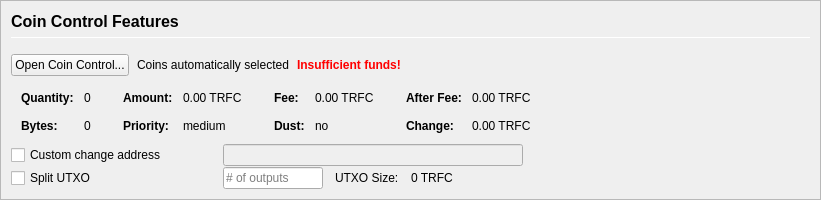
         <widget class="QFrame" name="frameCoinControl">
          <property name="sizePolicy">
           <sizepolicy hsizetype="Expanding" vsizetype="Expanding">
            <horstretch>0</horstretch>
            <verstretch>0</verstretch>
           </sizepolicy>
          </property>
          <property name="maximumSize">
           <size>
            <width>16777215</width>
            <height>16777215</height>
           </size>
          </property>
          <property name="frameShape">
           <enum>QFrame::StyledPanel</enum>
          </property>
          <property name="frameShadow">
           <enum>QFrame::Sunken</enum>
          </property>
          <layout class="QVBoxLayout" name="verticalLayoutCoinControl2">
           <property name="spacing">
            <number>0</number>
           </property>
           <property name="leftMargin">
            <number>0</number>
           </property>
           <property name="topMargin">
            <number>0</number>
           </property>
           <property name="rightMargin">
            <number>0</number>
           </property>
           <property name="bottomMargin">
            <number>0</number>
           </property>
           <item>
            <widget class="QFrame" name="frameCoinControl_BG">
             <layout class="QVBoxLayout" name="verticalLayoutCoinControl" stretch="0,0,0,0,0,0">
              <property name="spacing">
               <number>1</number>
              </property>
              <property name="leftMargin">
               <number>10</number>
              </property>
              <property name="topMargin">
               <number>10</number>
              </property>
              <item>
               <layout class="QHBoxLayout" name="horizontalLayoutCoinControl1">
                <property name="bottomMargin">
                 <number>15</number>
                </property>
                <item>
                 <layout class="QVBoxLayout" name="verticalLayout_3">
                  <property name="spacing">
                   <number>6</number>
                  </property>
                  <item>
                   <widget class="QLabel" name="labelCoinControlFeatures">
                    <property name="sizePolicy">
                     <sizepolicy hsizetype="Preferred" vsizetype="Maximum">
                      <horstretch>0</horstretch>
                      <verstretch>0</verstretch>
                     </sizepolicy>
                    </property>
                    <property name="minimumSize">
                     <size>
                      <width>0</width>
                      <height>20</height>
                     </size>
                    </property>
                    <property name="font">
                     <font>
                      <pointsize>12</pointsize>
                      <weight>75</weight>
                      <bold>true</bold>
                     </font>
                    </property>
                    <property name="styleSheet">
                     <string notr="true">font-weight:bold;</string>
                    </property>
                    <property name="text">
                     <string>Coin Control Features</string>
                    </property>
                   </widget>
                  </item>
                  <item>
                   <widget class="Line" name="line">
                    <property name="minimumSize">
                     <size>
                      <width>0</width>
                      <height>1</height>
                     </size>
                    </property>
                    <property name="maximumSize">
                     <size>
                      <width>16777215</width>
                      <height>1</height>
                     </size>
                    </property>
                    <property name="orientation">
                     <enum>Qt::Horizontal</enum>
                    </property>
                   </widget>
                  </item>
                 </layout>
                </item>
               </layout>
              </item>
              <item>
               <layout class="QHBoxLayout" name="horizontalLayoutCoinControl2" stretch="0,0,0,0">
                <property name="spacing">
                 <number>8</number>
                </property>
                <property name="bottomMargin">
                 <number>10</number>
                </property>
                <item>
                 <widget class="QPushButton" name="pushButtonCoinControl">
                  <property name="styleSheet">
                   <string notr="true"/>
                  </property>
                  <property name="text">
                   <string>Open Coin Control...</string>
                  </property>
                  <property name="autoDefault">
                   <bool>false</bool>
                  </property>
                 </widget>
                </item>
                <item>
                 <widget class="QLabel" name="labelCoinControlAutomaticallySelected">
                  <property name="text">
                   <string>Coins automatically selected</string>
                  </property>
                  <property name="margin">
                   <number>5</number>
                  </property>
                 </widget>
                </item>
                <item>
                 <widget class="QLabel" name="labelCoinControlInsuffFunds">
                  <property name="font">
                   <font>
                    <weight>75</weight>
                    <bold>true</bold>
                   </font>
                  </property>
                  <property name="styleSheet">
                   <string notr="true">color:red;font-weight:bold;</string>
                  </property>
                  <property name="text">
                   <string>Insufficient funds!</string>
                  </property>
                  <property name="margin">
                   <number>5</number>
                  </property>
                 </widget>
                </item>
                <item>
                 <spacer name="horizontalSpacerCoinControl">
                  <property name="orientation">
                   <enum>Qt::Horizontal</enum>
                  </property>
                  <property name="sizeHint" stdset="0">
                   <size>
                    <width>40</width>
                    <height>1</height>
                   </size>
                  </property>
                 </spacer>
                </item>
               </layout>
              </item>
              <item>
               <widget class="QWidget" name="widgetCoinControl" native="true">
                <property name="sizePolicy">
                 <sizepolicy hsizetype="Preferred" vsizetype="Preferred">
                  <horstretch>0</horstretch>
                  <verstretch>0</verstretch>
                 </sizepolicy>
                </property>
                <property name="minimumSize">
                 <size>
                  <width>0</width>
                  <height>0</height>
                 </size>
                </property>
                <property name="styleSheet">
                 <string notr="true"/>
                </property>
                <layout class="QHBoxLayout" name="horizontalLayoutCoinControl5">
                 <property name="leftMargin">
                  <number>0</number>
                 </property>
                 <property name="topMargin">
                  <number>0</number>
                 </property>
                 <property name="rightMargin">
                  <number>0</number>
                 </property>
                 <property name="bottomMargin">
                  <number>0</number>
                 </property>
                 <item>
                  <layout class="QHBoxLayout" name="horizontalLayoutCoinControl3" stretch="0,0,0,1">
                   <property name="spacing">
                    <number>20</number>
                   </property>
                   <property name="topMargin">
                    <number>0</number>
                   </property>
                   <property name="bottomMargin">
                    <number>10</number>
                   </property>
                   <item>
                    <layout class="QFormLayout" name="formLayoutCoinControl1">
                     <property name="horizontalSpacing">
                      <number>10</number>
                     </property>
                     <property name="verticalSpacing">
                      <number>14</number>
                     </property>
                     <property name="leftMargin">
                      <number>10</number>
                     </property>
                     <property name="topMargin">
                      <number>4</number>
                     </property>
                     <property name="rightMargin">
                      <number>6</number>
                     </property>
                     <item row="0" column="0">
                      <widget class="QLabel" name="labelCoinControlQuantityText">
                       <property name="font">
                        <font>
                         <weight>75</weight>
                         <bold>true</bold>
                        </font>
                       </property>
                       <property name="text">
                        <string>Quantity:</string>
                       </property>
                       <property name="margin">
                        <number>0</number>
                       </property>
                      </widget>
                     </item>
                     <item row="0" column="1">
                      <widget class="QLabel" name="labelCoinControlQuantity">
                       <property name="cursor">
                        <cursorShape>IBeamCursor</cursorShape>
                       </property>
                       <property name="contextMenuPolicy">
                        <enum>Qt::ActionsContextMenu</enum>
                       </property>
                       <property name="text">
                        <string notr="true">0</string>
                       </property>
                       <property name="margin">
                        <number>0</number>
                       </property>
                       <property name="textInteractionFlags">
                        <set>Qt::LinksAccessibleByMouse|Qt::TextSelectableByKeyboard|Qt::TextSelectableByMouse</set>
                       </property>
                      </widget>
                     </item>
                     <item row="1" column="0">
                      <widget class="QLabel" name="labelCoinControlBytesText">
                       <property name="font">
                        <font>
                         <weight>75</weight>
                         <bold>true</bold>
                        </font>
                       </property>
                       <property name="text">
                        <string>Bytes:</string>
                       </property>
                      </widget>
                     </item>
                     <item row="1" column="1">
                      <widget class="QLabel" name="labelCoinControlBytes">
                       <property name="cursor">
                        <cursorShape>IBeamCursor</cursorShape>
                       </property>
                       <property name="contextMenuPolicy">
                        <enum>Qt::ActionsContextMenu</enum>
                       </property>
                       <property name="text">
                        <string notr="true">0</string>
                       </property>
                       <property name="textInteractionFlags">
                        <set>Qt::LinksAccessibleByMouse|Qt::TextSelectableByKeyboard|Qt::TextSelectableByMouse</set>
                       </property>
                      </widget>
                     </item>
                    </layout>
                   </item>
                   <item>
                    <layout class="QFormLayout" name="formLayoutCoinControl2">
                     <property name="horizontalSpacing">
                      <number>10</number>
                     </property>
                     <property name="verticalSpacing">
                      <number>14</number>
                     </property>
                     <property name="leftMargin">
                      <number>6</number>
                     </property>
                     <property name="topMargin">
                      <number>4</number>
                     </property>
                     <property name="rightMargin">
                      <number>6</number>
                     </property>
                     <item row="0" column="0">
                      <widget class="QLabel" name="labelCoinControlAmountText">
                       <property name="font">
                        <font>
                         <weight>75</weight>
                         <bold>true</bold>
                        </font>
                       </property>
                       <property name="text">
                        <string>Amount:</string>
                       </property>
                       <property name="margin">
                        <number>0</number>
                       </property>
                      </widget>
                     </item>
                     <item row="0" column="1">
                      <widget class="QLabel" name="labelCoinControlAmount">
                       <property name="cursor">
                        <cursorShape>IBeamCursor</cursorShape>
                       </property>
                       <property name="contextMenuPolicy">
                        <enum>Qt::ActionsContextMenu</enum>
                       </property>
                       <property name="text">
                        <string notr="true">0.00 TRFC</string>
                       </property>
                       <property name="textInteractionFlags">
                        <set>Qt::LinksAccessibleByMouse|Qt::TextSelectableByKeyboard|Qt::TextSelectableByMouse</set>
                       </property>
                      </widget>
                     </item>
                     <item row="1" column="0">
                      <widget class="QLabel" name="labelCoinControlPriorityText">
                       <property name="font">
                        <font>
                         <weight>75</weight>
                         <bold>true</bold>
                        </font>
                       </property>
                       <property name="text">
                        <string>Priority:</string>
                       </property>
                      </widget>
                     </item>
                     <item row="1" column="1">
                      <widget class="QLabel" name="labelCoinControlPriority">
                       <property name="cursor">
                        <cursorShape>IBeamCursor</cursorShape>
                       </property>
                       <property name="contextMenuPolicy">
                        <enum>Qt::ActionsContextMenu</enum>
                       </property>
                       <property name="text">
                        <string>medium</string>
                       </property>
                       <property name="textInteractionFlags">
                        <set>Qt::LinksAccessibleByMouse|Qt::TextSelectableByKeyboard|Qt::TextSelectableByMouse</set>
                       </property>
                      </widget>
                     </item>
                    </layout>
                   </item>
                   <item>
                    <layout class="QFormLayout" name="formLayoutCoinControl3">
                     <property name="horizontalSpacing">
                      <number>10</number>
                     </property>
                     <property name="verticalSpacing">
                      <number>14</number>
                     </property>
                     <property name="leftMargin">
                      <number>6</number>
                     </property>
                     <property name="topMargin">
                      <number>4</number>
                     </property>
                     <property name="rightMargin">
                      <number>6</number>
                     </property>
                     <item row="0" column="0">
                      <widget class="QLabel" name="labelCoinControlFeeText">
                       <property name="font">
                        <font>
                         <weight>75</weight>
                         <bold>true</bold>
                        </font>
                       </property>
                       <property name="text">
                        <string>Fee:</string>
                       </property>
                       <property name="margin">
                        <number>0</number>
                       </property>
                      </widget>
                     </item>
                     <item row="0" column="1">
                      <widget class="QLabel" name="labelCoinControlFee">
                       <property name="cursor">
                        <cursorShape>IBeamCursor</cursorShape>
                       </property>
                       <property name="contextMenuPolicy">
                        <enum>Qt::ActionsContextMenu</enum>
                       </property>
                       <property name="text">
                        <string notr="true">0.00 TRFC</string>
                       </property>
                       <property name="textInteractionFlags">
                        <set>Qt::LinksAccessibleByMouse|Qt::TextSelectableByKeyboard|Qt::TextSelectableByMouse</set>
                       </property>
                      </widget>
                     </item>
                     <item row="1" column="0">
                      <widget class="QLabel" name="labelCoinControlLowOutputText">
                       <property name="font">
                        <font>
                         <weight>75</weight>
                         <bold>true</bold>
                        </font>
                       </property>
                       <property name="text">
                        <string>Dust:</string>
                       </property>
                      </widget>
                     </item>
                     <item row="1" column="1">
                      <widget class="QLabel" name="labelCoinControlLowOutput">
                       <property name="cursor">
                        <cursorShape>IBeamCursor</cursorShape>
                       </property>
                       <property name="contextMenuPolicy">
                        <enum>Qt::ActionsContextMenu</enum>
                       </property>
                       <property name="text">
                        <string>no</string>
                       </property>
                       <property name="textInteractionFlags">
                        <set>Qt::LinksAccessibleByMouse|Qt::TextSelectableByKeyboard|Qt::TextSelectableByMouse</set>
                       </property>
                      </widget>
                     </item>
                    </layout>
                   </item>
                   <item>
                    <layout class="QFormLayout" name="formLayoutCoinControl4">
                     <property name="horizontalSpacing">
                      <number>10</number>
                     </property>
                     <property name="verticalSpacing">
                      <number>14</number>
                     </property>
                     <property name="leftMargin">
                      <number>6</number>
                     </property>
                     <property name="topMargin">
                      <number>4</number>
                     </property>
                     <property name="rightMargin">
                      <number>6</number>
                     </property>
                     <item row="0" column="0">
                      <widget class="QLabel" name="labelCoinControlAfterFeeText">
                       <property name="font">
                        <font>
                         <weight>75</weight>
                         <bold>true</bold>
                        </font>
                       </property>
                       <property name="text">
                        <string>After Fee:</string>
                       </property>
                       <property name="margin">
                        <number>0</number>
                       </property>
                      </widget>
                     </item>
                     <item row="0" column="1">
                      <widget class="QLabel" name="labelCoinControlAfterFee">
                       <property name="cursor">
                        <cursorShape>IBeamCursor</cursorShape>
                       </property>
                       <property name="contextMenuPolicy">
                        <enum>Qt::ActionsContextMenu</enum>
                       </property>
                       <property name="text">
                        <string notr="true">0.00 TRFC</string>
                       </property>
                       <property name="textInteractionFlags">
                        <set>Qt::LinksAccessibleByMouse|Qt::TextSelectableByKeyboard|Qt::TextSelectableByMouse</set>
                       </property>
                      </widget>
                     </item>
                     <item row="1" column="0">
                      <widget class="QLabel" name="labelCoinControlChangeText">
                       <property name="font">
                        <font>
                         <weight>75</weight>
                         <bold>true</bold>
                        </font>
                       </property>
                       <property name="text">
                        <string>Change:</string>
                       </property>
                      </widget>
                     </item>
                     <item row="1" column="1">
                      <widget class="QLabel" name="labelCoinControlChange">
                       <property name="cursor">
                        <cursorShape>IBeamCursor</cursorShape>
                       </property>
                       <property name="contextMenuPolicy">
                        <enum>Qt::ActionsContextMenu</enum>
                       </property>
                       <property name="text">
                        <string notr="true">0.00 TRFC</string>
                       </property>
                       <property name="textInteractionFlags">
                        <set>Qt::LinksAccessibleByMouse|Qt::TextSelectableByKeyboard|Qt::TextSelectableByMouse</set>
                       </property>
                      </widget>
                     </item>
                    </layout>
                   </item>
                  </layout>
                 </item>
                </layout>
               </widget>
              </item>
              <item>
               <layout class="QHBoxLayout" name="horizontalLayoutCoinControl4">
                <property name="spacing">
                 <number>12</number>
                </property>
                <property name="sizeConstraint">
                 <enum>QLayout::SetDefaultConstraint</enum>
                </property>
                <property name="topMargin">
                 <number>0</number>
                </property>
                <property name="rightMargin">
                 <number>0</number>
                </property>
                <item>
                 <widget class="QCheckBox" name="checkBoxCoinControlChange">
                  <property name="sizePolicy">
                   <sizepolicy hsizetype="Preferred" vsizetype="Preferred">
                    <horstretch>0</horstretch>
                    <verstretch>0</verstretch>
                   </sizepolicy>
                  </property>
                  <property name="minimumSize">
                   <size>
                    <width>200</width>
                    <height>0</height>
                   </size>
                  </property>
                  <property name="maximumSize">
                   <size>
                    <width>200</width>
                    <height>16777215</height>
                   </size>
                  </property>
                  <property name="toolTip">
                   <string>If this is activated, but the change address is empty or invalid, change will be sent to a newly generated address.</string>
                  </property>
                  <property name="text">
                   <string>Custom change address</string>
                  </property>
                 </widget>
                </item>
                <item>
                 <widget class="QValidatedLineEdit" name="lineEditCoinControlChange">
                  <property name="enabled">
                   <bool>false</bool>
                  </property>
                  <property name="sizePolicy">
                   <sizepolicy hsizetype="Preferred" vsizetype="Preferred">
                    <horstretch>0</horstretch>
                    <verstretch>0</verstretch>
                   </sizepolicy>
                  </property>
                  <property name="minimumSize">
                   <size>
                    <width>300</width>
                    <height>0</height>
                   </size>
                  </property>
                 </widget>
                </item>
                <item>
                 <widget class="QLabel" name="labelCoinControlChangeLabel">
                  <property name="sizePolicy">
                   <sizepolicy hsizetype="Preferred" vsizetype="Preferred">
                    <horstretch>0</horstretch>
                    <verstretch>0</verstretch>
                   </sizepolicy>
                  </property>
                  <property name="minimumSize">
                   <size>
                    <width>100</width>
                    <height>0</height>
                   </size>
                  </property>
                  <property name="text">
                   <string/>
                  </property>
                  <property name="margin">
                   <number>3</number>
                  </property>
                 </widget>
                </item>
               </layout>
              </item>
              <item>
               <layout class="QHBoxLayout" name="horizontalLayoutCoinControl6">
                <property name="spacing">
                 <number>12</number>
                </property>
                <property name="rightMargin">
                 <number>0</number>
                </property>
                <item>
                 <widget class="QCheckBox" name="splitBlockCheckBox">
                  <property name="sizePolicy">
                   <sizepolicy hsizetype="Preferred" vsizetype="Preferred">
                    <horstretch>0</horstretch>
                    <verstretch>0</verstretch>
                   </sizepolicy>
                  </property>
                  <property name="minimumSize">
                   <size>
                    <width>200</width>
                    <height>0</height>
                   </size>
                  </property>
                  <property name="maximumSize">
                   <size>
                    <width>200</width>
                    <height>16777215</height>
                   </size>
                  </property>
                  <property name="text">
                   <string>Split UTXO</string>
                  </property>
                 </widget>
                </item>
                <item>
                 <widget class="QLineEdit" name="splitBlockLineEdit">
                  <property name="sizePolicy">
                   <sizepolicy hsizetype="Preferred" vsizetype="Preferred">
                    <horstretch>50</horstretch>
                    <verstretch>0</verstretch>
                   </sizepolicy>
                  </property>
                  <property name="minimumSize">
                   <size>
                    <width>100</width>
                    <height>0</height>
                   </size>
                  </property>
                  <property name="maximumSize">
                   <size>
                    <width>100</width>
                    <height>16777215</height>
                   </size>
                  </property>
                  <property name="placeholderText">
                   <string># of outputs</string>
                  </property>
                 </widget>
                </item>
                <item>
                 <widget class="QLabel" name="labelBlockSizeText">
                  <property name="text">
                   <string>UTXO Size:</string>
                  </property>
                 </widget>
                </item>
                <item>
                 <widget class="QLabel" name="labelBlockSize">
                  <property name="text">
                   <string>0 TRFC</string>
                  </property>
                 </widget>
                </item>
                <item>
                 <spacer name="horizontalSpacer_7">
                  <property name="orientation">
                   <enum>Qt::Horizontal</enum>
                  </property>
                  <property name="sizeHint" stdset="0">
                   <size>
                    <width>40</width>
                    <height>20</height>
                   </size>
                  </property>
                 </spacer>
                </item>
               </layout>
              </item>
              <item>
               <spacer name="verticalSpacerCoinControl">
                <property name="orientation">
                 <enum>Qt::Vertical</enum>
                </property>
                <property name="sizeHint" stdset="0">
                 <size>
                  <width>800</width>
                  <height>1</height>
                 </size>
                </property>
               </spacer>
              </item>
             </layout>
            </widget>
           </item>
          </layout>
         </widget>
